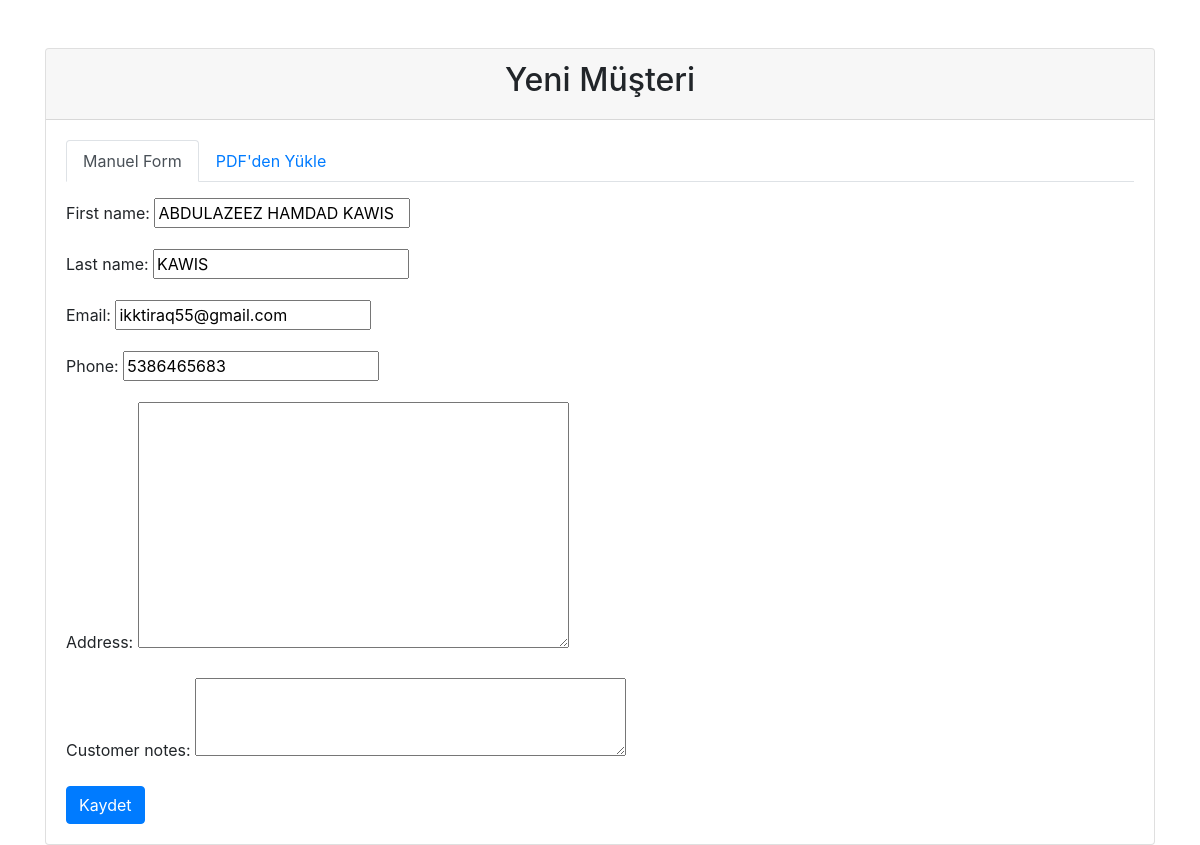
Screenshot of /customers/1508/edit/ (signed in) with the database file from the repository.
### musteri/models.py (models this page shows, shortened)
class Customer(models.Model):
    first_name = models.CharField(max_length=100)
    last_name = models.CharField(max_length=100)
    email = models.EmailField(max_length=100, blank=True, null=True)
    phone = models.CharField(max_length=20, blank=True, null=True)
    address = models.TextField(blank=True, null=True)
    customer_notes = models.TextField(blank=True, null=True)
    father_name = models.CharField(max_length=100, blank=True, null=True)
    mother_name = models.CharField(max_length=100, blank=True, null=True)
    job = models.CharField(max_length=100, blank=True, null=True)
    company = models.CharField(max_length=100, blank=True, null=True)
    income = models.CharField(max_length=100, blank=True, null=True)
    income_source = models.CharField(max_length=100, blank=True, null=True)
    insurance_type = models.CharField(max_length=100, blank=True, null=True)
    gender = models.CharField(max_length=100, blank=True, null=True)
    appointment_place = models.CharField(max_length=100, blank=True, null=True)
    identity_number = models.CharField(max_length=20, blank=True, null=True)
    nationality = models.CharField(max_length=100, blank=True, null=True)
    date_of_birth = models.DateField(null=True, blank=True)
    marital_status = models.CharField(max_length=20, blank=True, null=True)
    passport_number = models.CharField(max_length=20, blank=True, null=True)
    issuing_authority = models.CharField(max_length=100, blank=True, null=True)
    passport_date = models.CharField(max_length=100, blank=True, null=True)
    passport_info = models.TextField(blank=True, null=True)
    passport_type = models.CharField(max_length=100, blank=True, null=True)
    application_type = models.CharField(max_length=50, blank=True, null=True)
    residence_type = models.CharField(max_length=50, blank=True, null=True)
    residence_permit_start_date = models.DateField(null=True, blank=True)
    residence_permit_end_date = models.DateField(null=True, blank=True)
    service_type = models.CharField(max_length=50, blank=True, null=True)
    ptt_code = models.CharField(max_length=100, blank=True, null=True)
    application_number = models.CharField(max_length=100, blank=True, null=True)
    application_date = models.DateField(
        verbose_name='Başvuru Tarihi',
        null=True,  # Eski kayıtlar için null izin ver
        blank=True,  # Eski kayıtlar için boş izin ver
        default=None,  # Varsayılan değer yok
        help_text='Müşterinin başvuru tarihi'
    )
    payment_made = models.DecimalField(max_digits=10, decimal_places=2, default=0)
    communication_history = models.ManyToManyField('Communication', blank=True, related_name='related_customers')
    STATUS_CHOICES = [
        ('ACTIVE', 'Aktif'),
        ('INACTIVE', 'Pasif'),
        ('PENDING', 'Beklemede'),
        ('COMPLETED', 'Tamamlandı'),
    ]
    status = models.CharField(max_length=20, choices=STATUS_CHOICES, default='ACTIVE')
    created_at = models.DateTimeField(auto_now_add=True)
    updated_at = models.DateTimeField(auto_now=True)
    class Meta:
        verbose_name = "Müşteri"
        verbose_name_plural = "Müşteriler"
        ordering = ['-created_at']

### musteri/views.py (the view)
# urls.py: path('customers/<int:pk>/edit/', views.customer_edit_view, name='customer_edit'),
def customer_edit_view(request, pk):
    customer = get_object_or_404(Customer, pk=pk)
    if request.method == 'POST':
        form = CustomerForm(request.POST, instance=customer)
        if form.is_valid():
            form.save()
            return redirect('musteri:customer_detail', pk=customer.pk)
    else:
        form = CustomerForm(instance=customer)
    return render(request, 'musteri/customer_form.html', {'form': form})

### musteri/forms.py
class CustomerForm(forms.ModelForm):
    class Meta:
        model = Customer
        fields = ['first_name', 'last_name', 'email', 'phone', 'address', 'customer_notes']
        widgets = {
            'customer_notes': forms.Textarea(attrs={'rows': 3}),
        }

### templates/musteri/customer_form.html (shortened to what this page needs)
<!DOCTYPE html>
<html>
<head>
    <link href="https://stackpath.bootstrapcdn.com/bootstrap/4.3.1/css/bootstrap.min.css" rel="stylesheet">
</head>
<body>
    <div class="container">
        <div class="card mt-5">
            <div class="card-header">
                <h2 class="text-center">Yeni Müşteri</h2>
            </div>
            <div class="card-body">
                <ul class="nav nav-tabs" id="customerTabs" role="tablist">
                    <li class="nav-item">
                        <a class="nav-link active" id="form-tab" data-toggle="tab" href="#form" role="tab">Manuel Form</a>
                    </li>
                    <li class="nav-item">
                        <a class="nav-link" id="pdf-tab" data-toggle="tab" href="#pdf" role="tab">PDF'den Yükle</a>
                    </li>
                </ul>
                <div class="tab-content mt-3" id="customerTabContent">
                    <div class="tab-pane fade show active" id="form" role="tabpanel">
                        <form method="POST">
                            {{ form.as_p }}
                            <button type="submit" class="btn btn-primary">Kaydet</button>
                        </form>
                    </div>
                </div>
            </div>
        </div>
    </div>
</body>
</html>

### rows the page displays
Customer: first_name "ABDULAZEEZ HAMDAD KAWIS", last_name "KAWIS", email "ikktiraq55@gmail.com", phone "5386465683"
